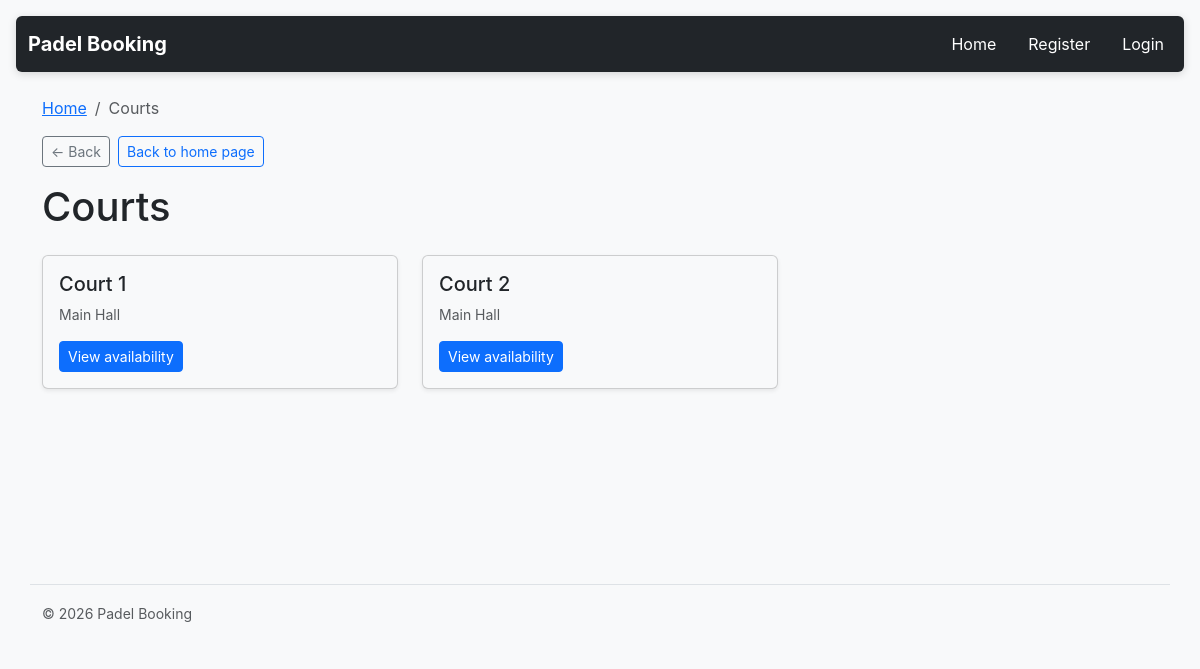
Page /courts on the committed database.
### tables this page shows
CREATE TABLE IF NOT EXISTS courts (
  id INT UNSIGNED NOT NULL AUTO_INCREMENT,
  name VARCHAR(100) NOT NULL,
  location VARCHAR(255) NOT NULL,
  PRIMARY KEY (id)
);

### src/Controllers/CourtController.php (called while the page is built, shortened)
<?php
class CourtController
{
    private CourtService $courtService;
    public function __construct()
    {
        $this->courtService = new CourtService();
    }
    public function index()
    {
        try {
            $courts = $this->courtService->getAll();
            require __DIR__ . '/../Views/courts/index.php';
        } catch (\Exception $e) {
            $_SESSION['error_message'] = 'An error occurred loading courts: ' . $e->getMessage();
            header('Location: /');
            exit;
        }
    }
}

### src/Repositories/CourtRepository.php (called while the page is built, shortened)
<?php
class CourtRepository extends Repository implements ICourtRepository
{
    public function getAll(): array
    {
        $pdo = $this->getConnection();
        $sql = "SELECT id, name, location FROM courts ORDER BY id ASC";
        $stmt = $pdo->query($sql);
        $rows = $stmt->fetchAll(PDO::FETCH_ASSOC);
        $courts = [];
        foreach ($rows as $row) {
            $courts[] = new CourtModel(
                (int)$row['id'],
                $row['name'],
                $row['location']
            );
        }
        return $courts;
    }
}

### src/Services/CourtService.php (called while the page is built, shortened)
<?php
class CourtService implements ICourtService
{
    private CourtRepository $courtRepository;
    public function __construct()
    {
        $this->courtRepository = new CourtRepository();
    }
    public function getAll(): array
    {
        return $this->courtRepository->getAll();
    }
}

### src/autoload.php (called while the page is built, shortened)
<?php
spl_autoload_register(function (string $class) {
    $prefix = 'App\\';
    $baseDir = __DIR__ . '/';
    $relativeClass = substr($class, strlen($prefix));
    $file = $baseDir . str_replace('\\', '/', $relativeClass) . '.php';
});

### src/Models/CourtModel.php (called while the page is built, shortened)
<?php
class CourtModel
{
    public function __construct(int $id, string $name, string $location)
    {
        $this->id = $id;
        $this->name = $name;
        $this->location = $location;
    }
}

### src/Views/courts/index.php (the view, shortened to what this page needs)
<?php require __DIR__ . '/../partials/header.php'; ?>
<?php
require __DIR__ . '/../partials/breadcrumb.php';
?>
<?php require __DIR__ . '/../partials/back_nav.php'; ?>
<h1 class="mb-4">Courts</h1>
<?php if (empty($courts)): ?>
    <div class="card border-0 bg-light">
        <div class="card-body text-center py-5">
            <h2 class="h5 text-muted mb-2">No courts available yet</h2>
            <p class="text-muted mb-3">Courts will appear here once they are added. Check back soon or contact the club.</p>
            <a class="btn btn-primary" href="/">Back to home</a>
        </div>
    </div>
<?php else: ?>
    <div class="row row-cols-1 row-cols-md-2 row-cols-lg-3 g-4">
        <?php foreach ($courts as $court): ?>
            <div class="col">
                <div class="card h-100 shadow-sm">
                    <div class="card-body d-flex flex-column">
                        <h2 class="h5 card-title mb-2"><?php echo htmlspecialchars($court->name); ?></h2>
                        <p class="card-text text-muted small mb-3 flex-grow-1"><?php echo htmlspecialchars($court->location); ?></p>
                        <a class="btn btn-primary btn-sm align-self-start" href="/courts/<?php echo (int)$court->id; ?>">View availability</a>
                    </div>
                </div>
            </div>
        <?php endforeach; ?>
    </div>
<?php endif; ?>
<?php require __DIR__ . '/../partials/footer.php'; ?>

### public/css/app.css (style rules this page uses)
.btn { transition: color 0.2s ease, background-color 0.2s ease, border-color 0.2s ease, transform 0.15s ease; }
.card { transition: box-shadow 0.2s ease, transform 0.2s ease; }

### src/Views/partials/header.php (style rules this page uses)
:root { --bs-body-bg: #f8f9fa; }
body { font-family: -apple-system, BlinkMacSystemFont, "Segoe UI", Roboto, "Helvetica Neue", Arial, sans-serif; background: #f8f9fa; }
.card { transition: transform 0.2s ease, box-shadow 0.2s ease; }
.btn { transition: transform 0.15s ease, box-shadow 0.15s ease; }

### rows in the picture
courts: name "Court 1", location "Main Hall"
courts: name "Court 2", location "Main Hall"

### other values in the picture
$item['label'] "Home"
$item['label'] "Courts"
$ctaLabel "Back to home page"
